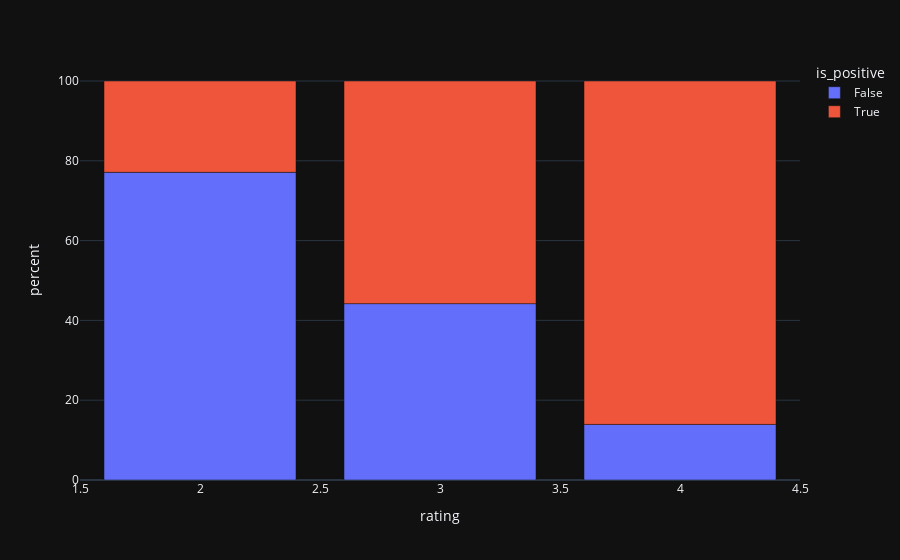

The notebook cell saved with this chart:
### Code cell
predict_allegro_df['is_positive'] = predict_allegro_df['positive'] > 0.5

data_to_plot = predict_allegro_df.groupby(["rating",'is_positive']).count().reset_index()
# fig.show()
data_to_plot['percent'] =  100 * data_to_plot['text'] / [ sum(predict_allegro_df['rating'] == int(i/2)) for i in range(4,10) ]
fig = px.bar(data_to_plot, x="rating",y='percent', color='is_positive',)

fig.show()

### Figure 1 — Plotly figure (JSON) as saved in the notebook; plotly's stock layout.template omitted (floating-point values rounded to 4 significant figures)
{"data": [{"alignmentgroup": "True", "hovertemplate": "is_positive=False<br>rating=%{x}<br>percent=%{y}<extra></extra>", "legendgroup": "False", "marker": {"color": "#636efa", "pattern": {"shape": ""}}, "name": "False", "offsetgroup": "False", "orientation": "v", "showlegend": true, "textposition": "auto", "x": [2.0, 3.0, 4.0], "xaxis": "x", "y": [77.12, 44.2, 13.93], "yaxis": "y", "type": "bar"}, {"alignmentgroup": "True", "hovertemplate": "is_positive=True<br>rating=%{x}<br>percent=%{y}<extra></extra>", "legendgroup": "True", "marker": {"color": "#EF553B", "pattern": {"shape": ""}}, "name": "True", "offsetgroup": "True", "orientation": "v", "showlegend": true, "textposition": "auto", "x": [2.0, 3.0, 4.0], "xaxis": "x", "y": [22.88, 55.8, 86.07], "yaxis": "y", "type": "bar"}], "layout": {"xaxis": {"anchor": "y", "domain": [0.0, 1.0], "title": {"text": "rating"}}, "yaxis": {"anchor": "x", "domain": [0.0, 1.0], "title": {"text": "percent"}}, "legend": {"title": {"text": "is_positive"}, "tracegroupgap": 0}, "margin": {"t": 60}, "barmode": "relative"}}
